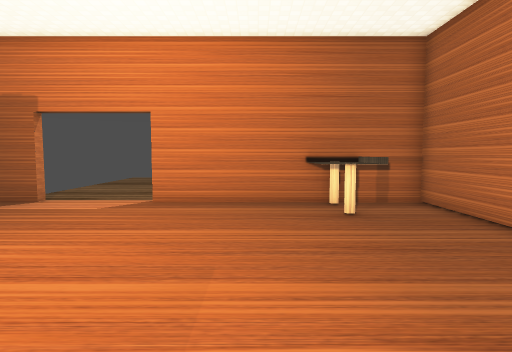
[1] (above)

16 first-person views from a walk through a Godot game level. The camera is 1.5 m above the floor, tilts 4° down and sees 80° across. The floor is counted in squares, 1 m on a side. Each view is taken from the middle of a square. On the plan, view 1 faces up. The plan holds only what a view shows up to about 15 squares ahead; the rest is blank. Flat picture figures and markers are not drawn. Some surface patterns are stand-ins.

[2]
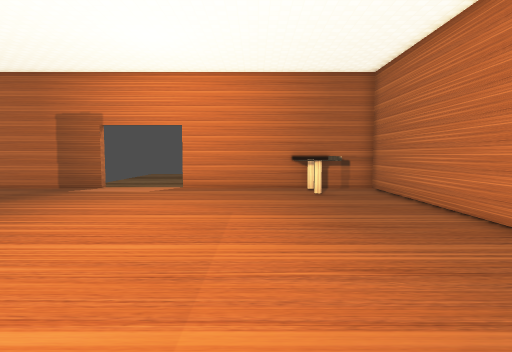

[3]
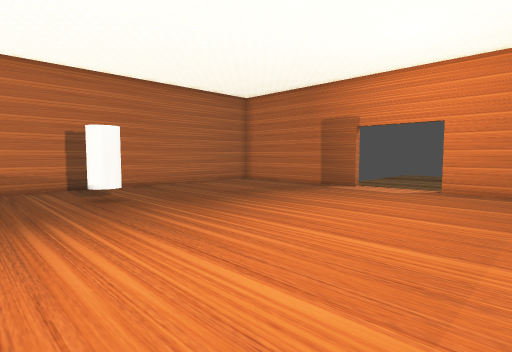

[4]
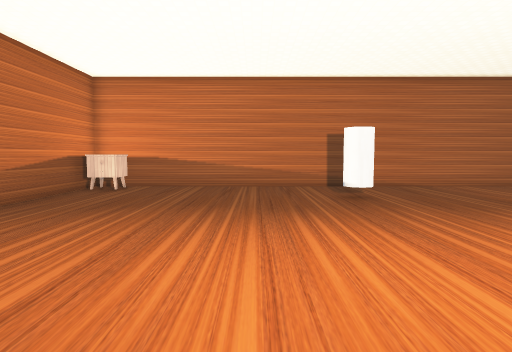

[5]
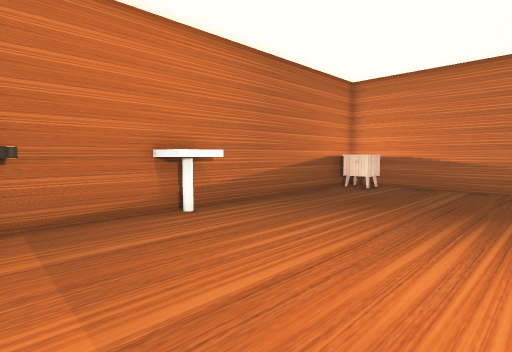

[6]
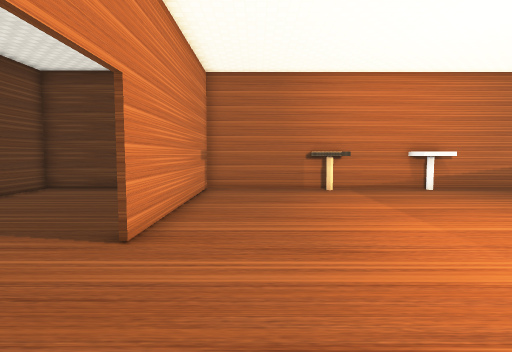

[7]
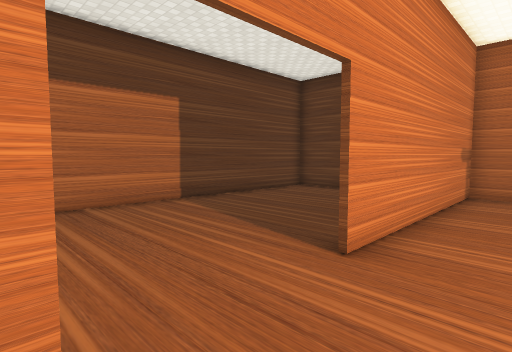

[8]
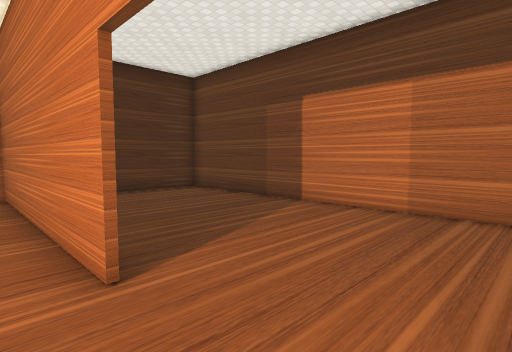

[9]
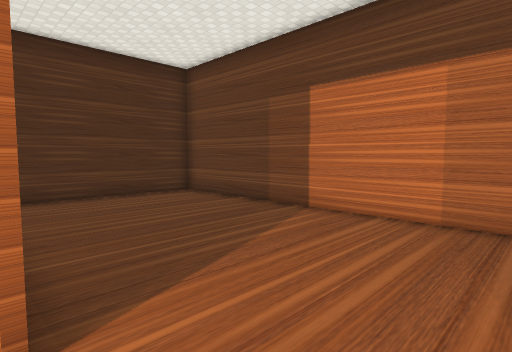

[10]
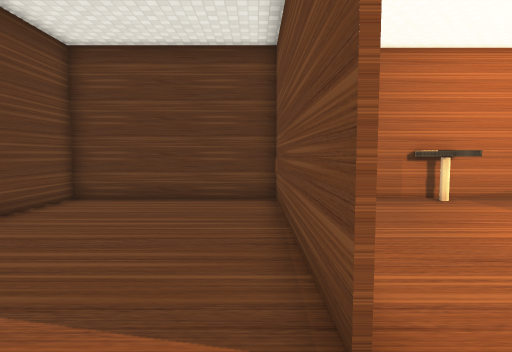

[11]
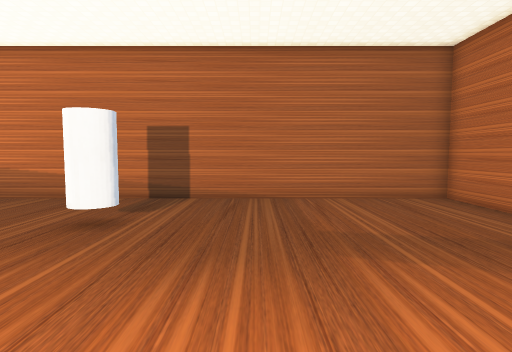

[12]
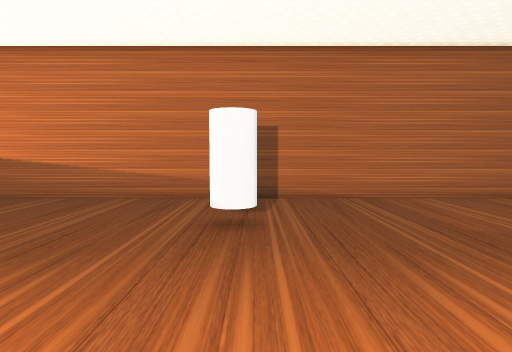

[13]
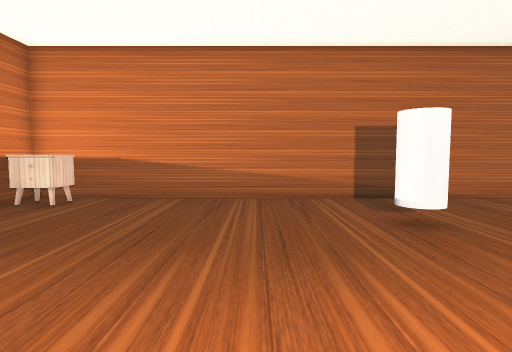

[14]
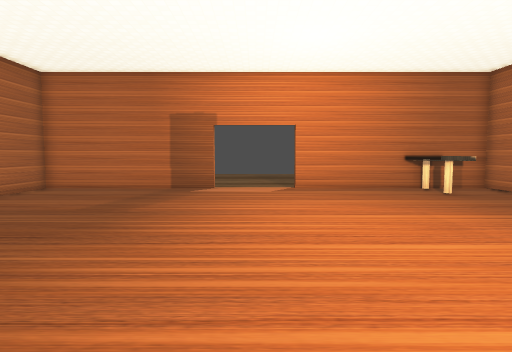

[15]
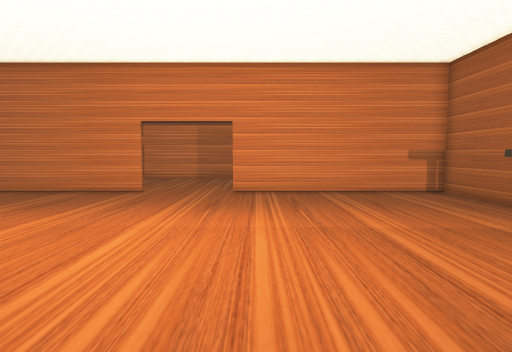

[16]
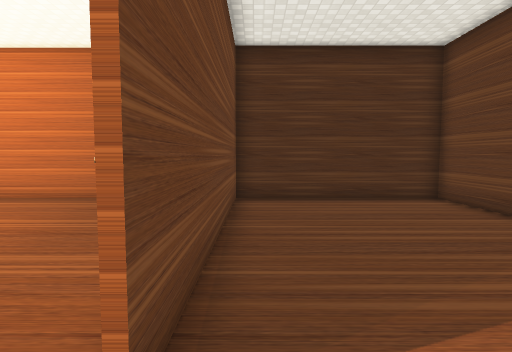

### Floor plan
Points are (right, up) in squares from view 1. A wall is a line through its corners. A room is listed if a view was taken in it or the views show most of it. See-through windows are left out.
Room 1 (views 1, 2, 3, 4, 5, 6, 7, 8, 9, 10, 11, 12, 13, 14, 15, 16)
walls: (5.2, 0.5) (5.2, 9.5) (-3.2, 9.5) (-3.2, 10); (5.3, -3) (5.3, -11.3) (12.2, -11.3) (12.2, 9.3) (5.3, 9.3) (5.3, 0.5); (-5.1, -10.3) (-3.7, -10.3) (-3.7, -11.6); (-6.9, 10) (-6.9, 9.5) (-14.4, 9.5) (-14.4, -11.5) (5.2, -11.5) (5.2, -3)
ways out: opening at (-5, 10)
objects: nightstand (-13, -11) to (-13, -10); table (-1, -11) to (0, -10); table (2, 8) to (3, 9)

Where each view was taken, in squares from view 1:
view 1: 0 up, 0 right, facing up
view 2: 4 down, 0 right, facing up
view 3: 4 down, 0 right, facing up-left
view 4: 4 down, 0 right, facing left
view 5: 4 down, 0 right, facing down-left
view 6: 2 up, 3 right, facing down
view 7: 1 up, 3 right, facing down-right
view 8: 3 down, 4 right, facing up-right
view 9: 2 down, 5 right, facing up-right
view 10: 1 down, 6 right, facing down
view 11: 3 up, 4 left, facing left
view 12: 0 up, 4 left, facing left
view 13: 4 down, 4 left, facing left
view 14: 4 down, 5 left, facing up
view 15: 4 down, 7 left, facing right
view 16: 1 down, 6 right, facing up
